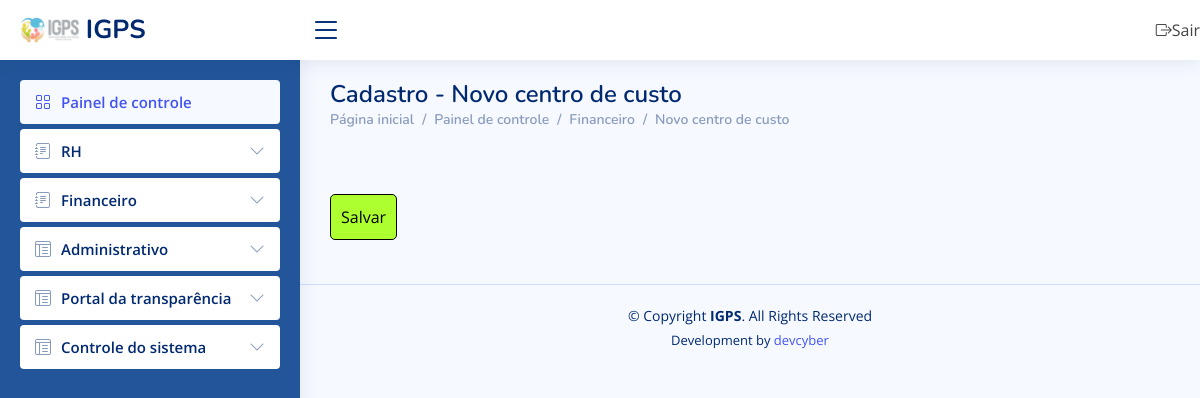
Page /editar_centrocusto/2/ (signed in) on the earlier database version.
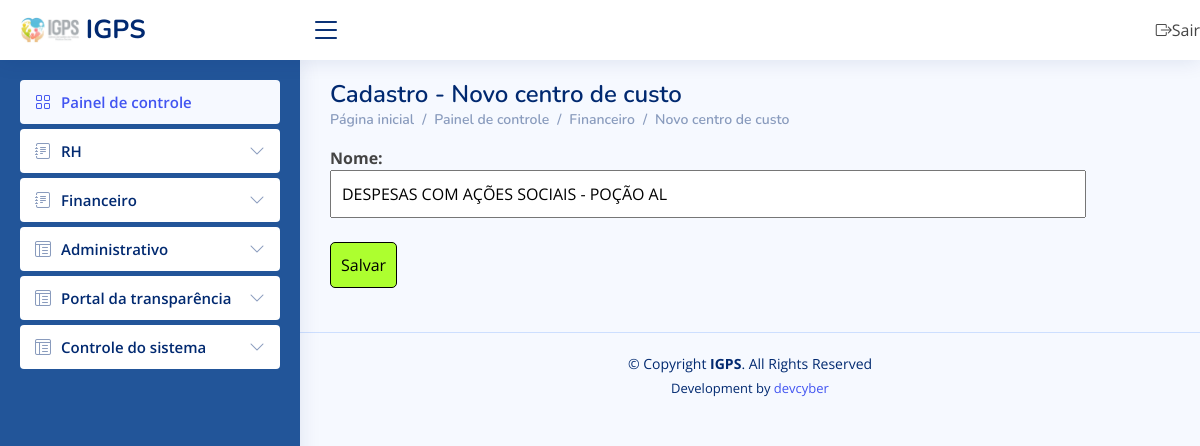
Same page on the later database version.
### corpo/models.py (models this page shows)
class CentroCusto(models.Model):
    nome = models.CharField(max_length=200)
    status = models.CharField(max_length=200)

### corpo/views.py (the view)
# urls.py: url(r'editar_centrocusto/(?P<cod>[0-9]+)/', views.editar_centrocusto, name="editar_centrocusto"),
@login_required
def editar_centrocusto(request, cod):
    msg = ''
    if request.method == 'POST':
        nome = request.POST.get('nome')
        CentroCusto.objects.filter(id=cod).update(nome=nome)
        msg = 'Salvo!'
        localizar_ip = LocationService()
        resultado = localizar_ip.get_location(str(request.META.get('REMOTE_ADDR')))
        Logs(usuario=request.user.username, data_hora=datetime.now(), dados_post=request.POST.items(), dados_pc_acesso=request.META.get('HTTP_USER_AGENT', ''), ip=request.META.get('REMOTE_ADDR'), tipo_acesso=request.method, pagina=request.path, endereco=resultado).save()
    else:
        localizar_ip = LocationService()
        resultado = localizar_ip.get_location(str(request.META.get('REMOTE_ADDR')))
        Logs(usuario=request.user, data_hora=datetime.now(), dados_post='', dados_pc_acesso=request.META.get('HTTP_USER_AGENT', ''), ip=request.META.get('REMOTE_ADDR'), tipo_acesso=request.method, pagina=request.path, endereco=resultado).save()
    return render(request, 'editar_centrocusto.html', {'permissao': request.user.last_name, 'msg': msg, 'centrodecusto': CentroCusto.objects.filter(id=cod)})

### corpo/ip_to_endereco.py (called while the page is built)
    def get_location(self, ip_address):
        try:
            response = self.reader.city(ip_address)
            return str(response.city.name) + ', ' + str(response.subdivisions.most_specific.name) + ' - ' + str(response.country.name)
        except geoip2.errors.AddressNotFoundError:
            return "rastreamento sem exito"

### corpo/templates/editar_centrocusto.html (shortened to what this page needs)
{% extends 'painel.html' %}
{% block link %}
      <h1>Cadastro - Novo centro de custo</h1>
      <nav>
        <ol class="breadcrumb">
          <li class="breadcrumb-item"><a href="https://igps.net.br/painel/">Página inicial</a></li>
          <li class="breadcrumb-item"><a href="https://igps.net.br/painel/">Painel de controle</a></li>
          <li class="breadcrumb-item"><a href="#">Financeiro</a></li>
          <li class="breadcrumb-item"><a href="#">Novo centro de custo</a></li>
        </ol>
      </nav>
      {% endblock %}
{% block content %}
<form method="POST" enctype="multipart/form-data">{% csrf_token %}
    <div style="float: left; width: 100%">
        {% for c in centrodecusto %}
        <div style="float: left; width: 100%;">
            <b>Nome:</b> <br>
            <input type="text" name="nome" required="required" id="nome" value="{{ c.nome }}" placeholder="DESPESAS COM SAÚDE - POÇÃO AL">
            <br><br>
        </div>
        {% endfor %}
    </div>
    <br><br>
    <button style="padding: 10px; border-radius: 5px; border: 1px solid black; background-color: greenyellow;" id="botao"> Salvar</button>
    <br><br>
</form>
{% endblock %}

Differences in the rows shown:
added CentroCusto: nome "DESPESAS COM AÇÕES SOCIAIS - POÇÃO AL"
